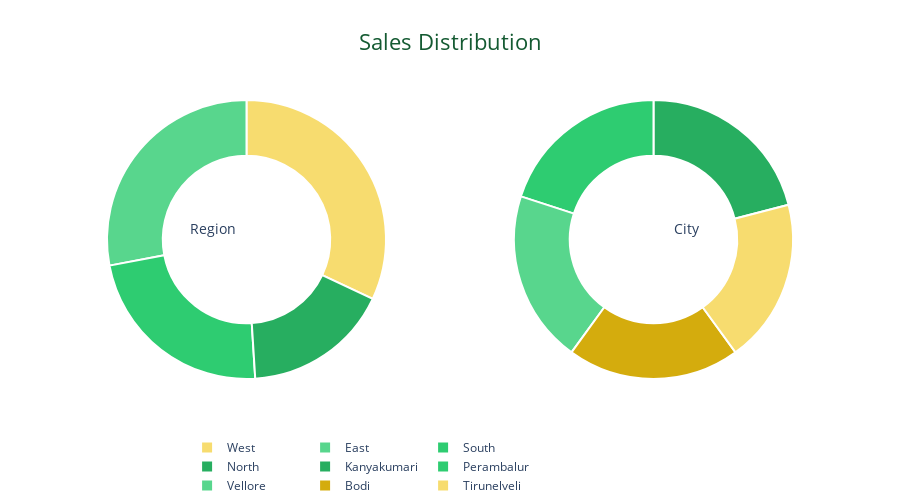

Here is the notebook cell this chart was saved with:
### Code cell
import plotly.graph_objects as go
from plotly.subplots import make_subplots

# Data
region_share = {"North": 17, "South": 23, "East": 28, "West": 32}
city_share = {"Kanyakumari": 21, "Perambalur": 20, "Vellore": 20, "Tirunelveli": 19, "Bodi": 20}

# Colors (Green-Yellow Theme)
colors_region = ['#27AE60', '#2ECC71', '#58D68D', '#F7DC6F']
colors_city = ['#27AE60', '#2ECC71', '#58D68D', '#F7DC6F', '#D4AC0D']

# Create subplots (two donut charts)
fig = make_subplots(
    rows=1, cols=2,
    specs=[[{'type':'domain'}, {'type':'domain'}]],
    subplot_titles=["Region Sales Share", "Top Cities Sales Share"]
)

# Region Donut
fig.add_trace(go.Pie(
    labels=list(region_share.keys()), 
    values=list(region_share.values()),
    hole=0.6,
    marker=dict(colors=colors_region, line=dict(color='white', width=2)),
    hoverinfo='label+percent',
    textinfo='none'
), 1, 1)

# City Donut
fig.add_trace(go.Pie(
    labels=list(city_share.keys()), 
    values=list(city_share.values()),
    hole=0.6,
    marker=dict(colors=colors_city, line=dict(color='white', width=2)),
    hoverinfo='label+percent',
    textinfo='none'
), 1, 2)

# Layout styling
fig.update_layout(
    title=dict(text="Sales Distribution", x=0.5, xanchor='center', font=dict(size=22, color='#145A32')),
    annotations=[
        dict(text='Region', x=0.18, y=0.5, font_size=14, showarrow=False),
        dict(text='City', x=0.82, y=0.5, font_size=14, showarrow=False)
    ],
    showlegend=True,
    legend=dict(orientation="h", y=-0.15, x=0.3),
    paper_bgcolor="white",
    plot_bgcolor="white",
    height=500
)

fig.show()

### Figure 1 — Plotly figure (JSON) as saved in the notebook; plotly's stock layout.template omitted (floating-point values rounded to 4 significant figures)
{"data": [{"domain": {"x": [0, 0.45], "y": [0, 1]}, "hole": 0.6, "hoverinfo": "label+percent", "labels": ["North", "South", "East", "West"], "marker": {"colors": ["#27AE60", "#2ECC71", "#58D68D", "#F7DC6F"], "line": {"color": "white", "width": 2}}, "textinfo": "none", "type": "pie", "values": [17, 23, 28, 32]}, {"domain": {"x": [0.55, 1], "y": [0, 1]}, "hole": 0.6, "hoverinfo": "label+percent", "labels": ["Kanyakumari", "Perambalur", "Vellore", "Tirunelveli", "Bodi"], "marker": {"colors": ["#27AE60", "#2ECC71", "#58D68D", "#F7DC6F", "#D4AC0D"], "line": {"color": "white", "width": 2}}, "textinfo": "none", "type": "pie", "values": [21, 20, 20, 19, 20]}], "layout": {"annotations": [{"font": {"size": 14}, "showarrow": false, "text": "Region", "x": 0.18, "xanchor": "center", "xref": "paper", "y": 0.5, "yanchor": "bottom", "yref": "paper"}, {"font": {"size": 14}, "showarrow": false, "text": "City", "x": 0.82, "xanchor": "center", "xref": "paper", "y": 0.5, "yanchor": "bottom", "yref": "paper"}], "height": 500, "legend": {"orientation": "h", "x": 0.3, "y": -0.15}, "paper_bgcolor": "white", "plot_bgcolor": "white", "showlegend": true, "title": {"font": {"color": "#145A32", "size": 22}, "text": "Sales Distribution", "x": 0.5, "xanchor": "center"}}}
